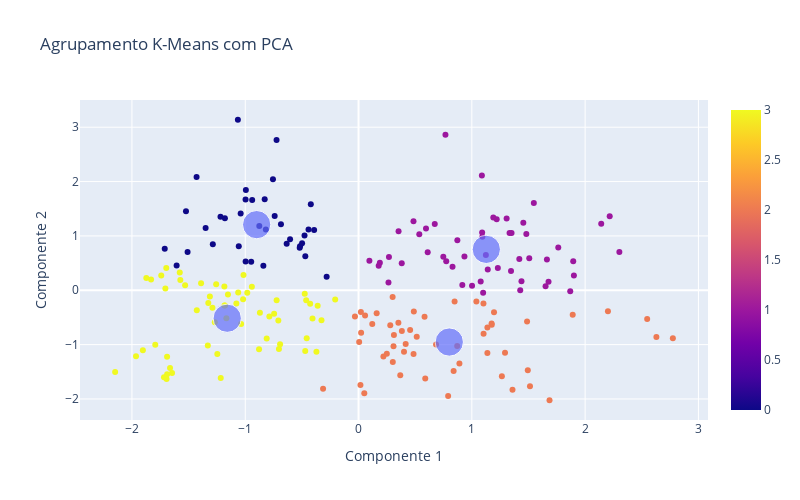

Notebook code for this chart:
### Code cell
graf1 = px.scatter(x=df2_pca[:,0], y=df2_pca[:,1], color=classification3)
graf2 = px.scatter(x=centroids[:,0], y=centroids[:,1], size = [15, 15, 15, 15])
graf3 = go.Figure(data=graf1.data + graf2.data)
graf3.update_layout(width=800,height=500,title_text='Agrupamento K-Means com PCA')
graf3.update_xaxes(title='Componente 1')
graf3.update_yaxes(title='Componente 2')
graf3.show()

### Figure 1 — Plotly figure (JSON) as saved in the notebook; plotly's stock layout.template omitted (floating-point values rounded to 4 significant figures; data arrays with more than 128 entries replaced by an {"elided": "..."} marker saying what was removed)
{"data": [{"hovertemplate": "x=%{x}<br>y=%{y}<br>color=%{marker.color}<extra></extra>", "legendgroup": "", "marker": {"color": {"elided": "200 int values"}, "coloraxis": "coloraxis", "symbol": "circle"}, "mode": "markers", "name": "", "orientation": "v", "showlegend": false, "type": "scatter", "x": {"elided": "200 float values"}, "xaxis": "x", "y": {"elided": "200 float values"}, "yaxis": "y"}, {"hovertemplate": "x=%{x}<br>y=%{y}<br>size=%{marker.size}<extra></extra>", "legendgroup": "", "marker": {"color": "#636efa", "size": [15, 15, 15, 15], "sizemode": "area", "sizeref": 0.0375, "symbol": "circle"}, "mode": "markers", "name": "", "orientation": "v", "showlegend": false, "type": "scatter", "x": [-0.8992, 1.128, 0.8009, -1.159], "xaxis": "x", "y": [1.207, 0.7523, -0.9529, -0.5147], "yaxis": "y"}], "layout": {"height": 500, "title": {"text": "Agrupamento K-Means com PCA"}, "width": 800, "xaxis": {"title": {"text": "Componente 1"}}, "yaxis": {"title": {"text": "Componente 2"}}}}
